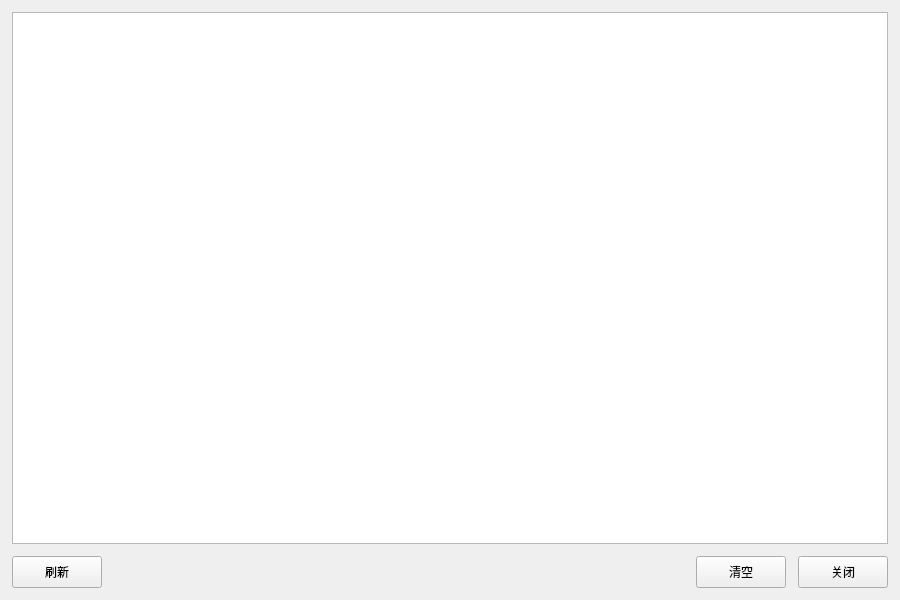
<?xml version="1.0" encoding="UTF-8"?>
<ui version="4.0">
 <class>HistoryWidget</class>
 <widget class="QWidget" name="HistoryWidget">
  <property name="geometry">
   <rect><x>0</x><y>0</y><width>900</width><height>600</height></rect>
  </property>
  <property name="minimumSize">
   <size><width>700</width><height>400</height></size>
  </property>
  <property name="windowTitle"><string>历史数据</string></property>
  <layout class="QVBoxLayout" name="verticalLayout">
   <property name="spacing"><number>12</number></property>
   <property name="leftMargin"><number>12</number></property>
   <property name="topMargin"><number>12</number></property>
   <property name="rightMargin"><number>12</number></property>
   <property name="bottomMargin"><number>12</number></property>
   <item>
    <widget class="QTableView" name="tableView">
     <property name="editTriggers"><set>QAbstractItemView::NoEditTriggers</set></property>
     <property name="selectionBehavior"><enum>QAbstractItemView::SelectRows</enum></property>
     <attribute name="verticalHeaderVisible"><bool>false</bool></attribute>
    </widget>
   </item>
   <item>
    <layout class="QHBoxLayout" name="buttonLayout">
     <property name="spacing"><number>12</number></property>
     <item>
      <widget class="QPushButton" name="refreshButton">
       <property name="minimumSize"><size><width>90</width><height>32</height></size></property>
       <property name="text"><string>刷新</string></property>
      </widget>
     </item>
     <item>
      <spacer name="buttonSpacer">
       <property name="orientation"><enum>Qt::Horizontal</enum></property>
       <property name="sizeHint" stdset="0"><size><width>40</width><height>20</height></size></property>
      </spacer>
     </item>
     <item>
      <widget class="QPushButton" name="clearButton">
       <property name="minimumSize"><size><width>90</width><height>32</height></size></property>
       <property name="text"><string>清空</string></property>
      </widget>
     </item>
     <item>
      <widget class="QPushButton" name="closeButton">
       <property name="minimumSize"><size><width>90</width><height>32</height></size></property>
       <property name="text"><string>关闭</string></property>
      </widget>
     </item>
    </layout>
   </item>
  </layout>
 </widget>
 <resources/>
 <connections/>
</ui>
